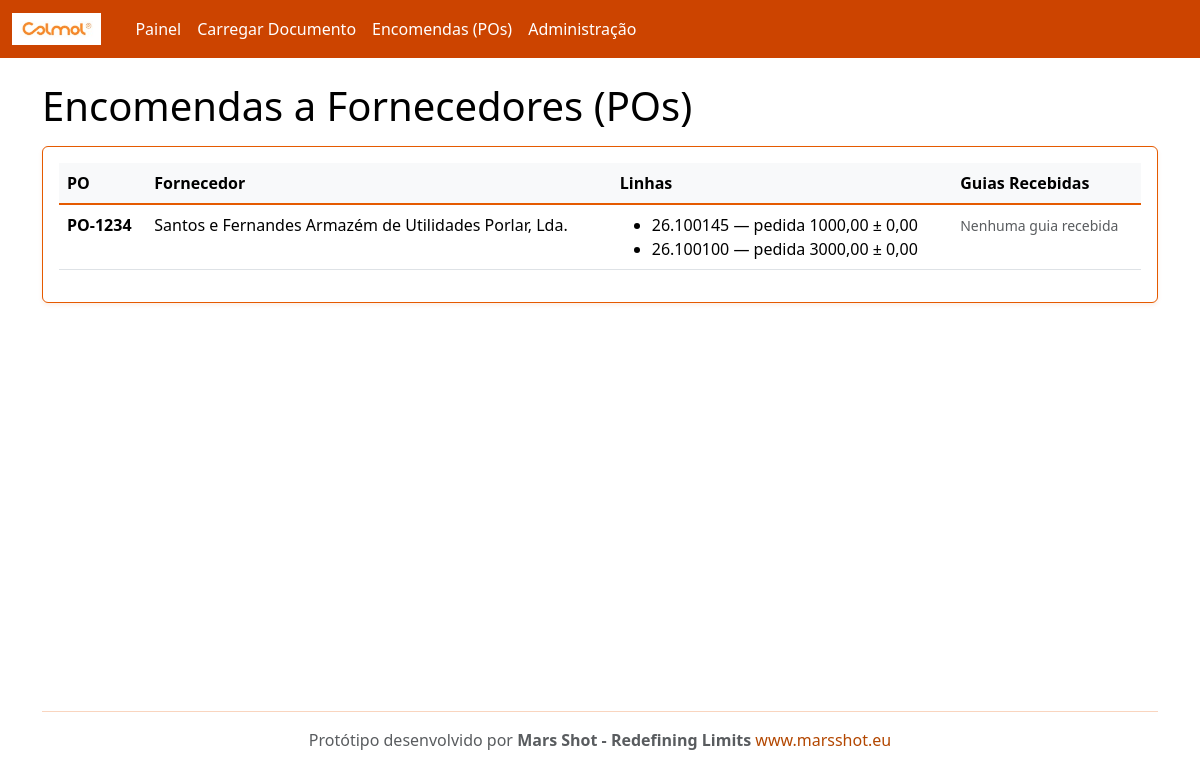
The page /po/ on the database as committed earlier.
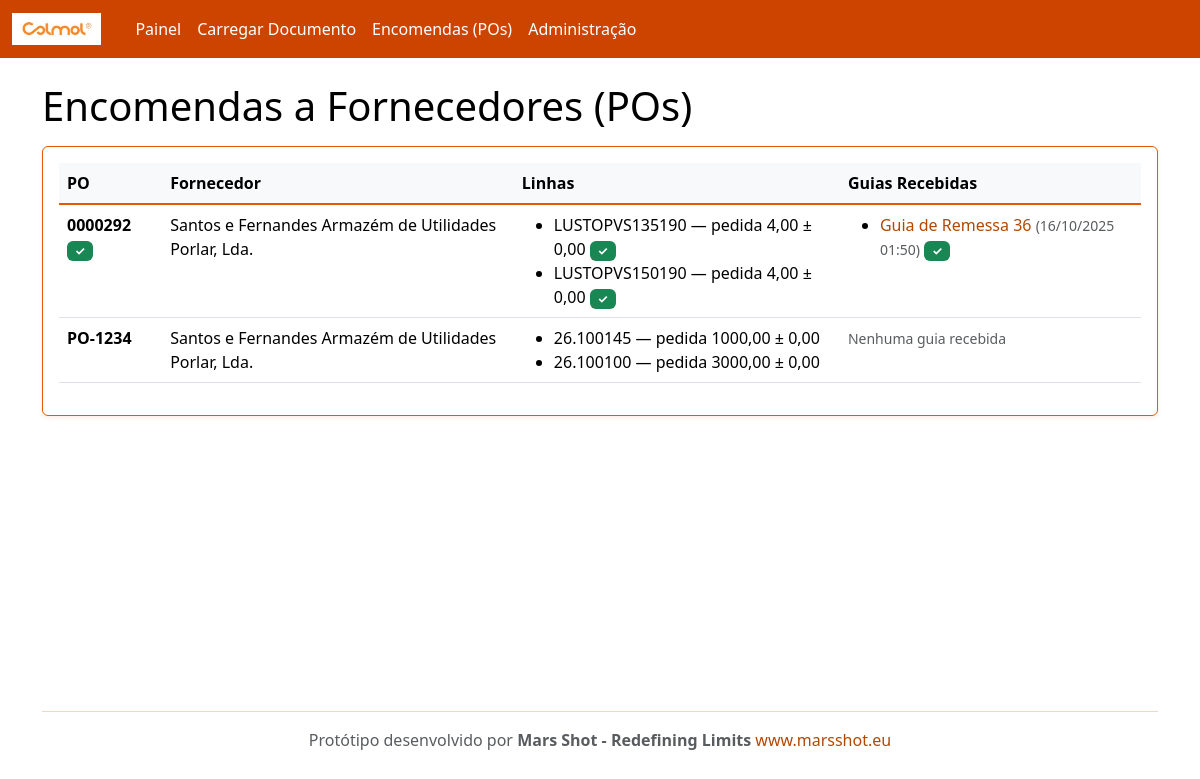
The same page on the database as committed later.
### rececao/models.py (models this page shows, shortened)
class PurchaseOrder(models.Model):
    number = models.CharField(max_length=100, unique=True)
    supplier = models.ForeignKey(Supplier, on_delete=models.CASCADE, related_name='purchase_orders')
    created_at = models.DateTimeField(auto_now_add=True)
    @property
    def is_complete(self):
        lines = self.lines.all()
        if not lines.exists():
            return False
        return all(line.is_complete for line in lines)

class Supplier(models.Model):
    name = models.CharField(max_length=200, unique=True)
    email = models.EmailField(blank=True, null=True)
    code = models.CharField(max_length=50, unique=True)

class POLine(models.Model):
    po = models.ForeignKey(PurchaseOrder, on_delete=models.CASCADE, related_name='lines')
    internal_sku = models.CharField(max_length=120)  # código interno Colmol
    description = models.CharField(max_length=255, blank=True)
    unit = models.CharField(max_length=20, default='UN')
    qty_ordered = models.DecimalField(max_digits=12, decimal_places=2)
    qty_received = models.DecimalField(max_digits=12, decimal_places=2, default=0)
    tolerance = models.DecimalField(max_digits=6, decimal_places=2, default=0)  # tolerância admitida
    class Meta:
        unique_together = ('po','internal_sku')
    @property
    def qty_remaining(self):
        return self.qty_ordered - self.qty_received
    @property
    def is_complete(self):
        return self.qty_remaining <= 0

class InboundDocument(models.Model):
    DOC_TYPES = (
        ('GR','Guia de Remessa'),
        ('FT','Nota de Encomenda'),
    )
    supplier = models.ForeignKey(Supplier, on_delete=models.CASCADE, related_name='inbound_docs')
    doc_type = models.CharField(max_length=2, choices=DOC_TYPES, default='GR')
    number = models.CharField(max_length=120)
    file = models.FileField(upload_to='inbound/')
    received_at = models.DateTimeField(auto_now_add=True)
    parsed_payload = models.JSONField(default=dict, blank=True)  # resultado do OCR/extração
    po = models.ForeignKey(PurchaseOrder, on_delete=models.SET_NULL, null=True, blank=True, related_name='inbound_docs')

### rececao/views.py (the view)
# urls.py: path('po/', views.po_list, name='po_list'),
def po_list(request):
    from django.db.models import Prefetch
    from .models import InboundDocument
    pos = PurchaseOrder.objects.all().order_by('-id').prefetch_related(
        'lines',
        Prefetch(
            'inbound_docs',
            queryset=InboundDocument.objects.filter(doc_type='GR').order_by('-received_at'),
            to_attr='guias_remessa'
        )
    )
    return render(request, 'po_list.html', {'pos': pos})

### templates/po_list.html
{% extends "base.html" %}
{% block content %}
<h1>Encomendas a Fornecedores (POs)</h1>
<div class="card p-3 mt-3">
  <table class="table table-hover">
    <thead><tr><th>PO</th><th>Fornecedor</th><th>Linhas</th><th>Guias Recebidas</th></tr></thead>
    <tbody>
      {% for p in pos %}
      <tr>
        <td>
          <strong>{{ p.number }}</strong>
          {% if p.is_complete %}
            <span class="badge bg-success">✓</span>
          {% endif %}
        </td>
        <td>{{ p.supplier.name }}</td>
        <td>
          <ul class="mb-0">
          {% for l in p.lines.all %}
            <li>
              {{ l.internal_sku }} — pedida {{ l.qty_ordered|floatformat:2 }} ± {{ l.tolerance|floatformat:2 }}
              {% if l.is_complete %}
                <span class="badge bg-success">✓</span>
              {% endif %}
            </li>
          {% endfor %}
          </ul>
        </td>
        <td>
          {% if p.guias_remessa %}
            <ul class="mb-0">
            {% for guia in p.guias_remessa %}
              <li>
                <a href="/inbound/{{ guia.id }}/" class="text-decoration-none">
                  {{ guia.get_doc_type_display }} {{ guia.number }}
                </a>
                <small class="text-muted">({{ guia.received_at|date:"d/m/Y H:i" }})</small>
                {% if guia.match_result %}
                  {% if guia.match_result.status == 'matched' %}
                    <span class="badge bg-success">✓</span>
                  {% elif guia.match_result.status == 'exceptions' %}
                    <span class="badge bg-warning">!</span>
                  {% endif %}
                {% endif %}
              </li>
            {% endfor %}
            </ul>
          {% else %}
            <small class="text-muted">Nenhuma guia recebida</small>
          {% endif %}
        </td>
      </tr>
      {% empty %}
      <tr><td colspan="4">Sem POs. Use o admin para criar dados de exemplo.</td></tr>
      {% endfor %}
    </tbody>
  </table>
</div>
{% endblock %}

### templates/base.html (shortened to what this page needs)
{% load static %}
<!doctype html>
<html lang="pt">
<head>
  <link href="https://cdn.jsdelivr.net/npm/bootstrap@5.3.3/dist/css/bootstrap.min.css" rel="stylesheet">
</head>
<body>
  <nav class="navbar navbar-expand-lg navbar-dark">
    <div class="container-fluid">
      <a class="navbar-brand d-flex align-items-center" href="/">
        <img src="{% static 'colmol-logo.png' %}" alt="Colmol" style="height: 32px; margin-right: 10px;">
      </a>
      <div class="collapse navbar-collapse" id="nav">
        <ul class="navbar-nav me-auto mb-2 mb-lg-0">
          <li class="nav-item"><a class="nav-link" href="/">Painel</a></li>
          <li class="nav-item"><a class="nav-link" href="/upload/">Carregar Documento</a></li>
          <li class="nav-item"><a class="nav-link" href="/po/">Encomendas (POs)</a></li>
          <li class="nav-item"><a class="nav-link" href="/admin/">Administração</a></li>
        </ul>
      </div>
    </div>
  </nav>
  <main class="container my-4">
    {% block content %}{% endblock %}
  </main>
  <footer class="container my-5">
    <hr class="border-secondary" />
    <div class="text-center">
      <p class="mb-0 text-muted">Protótipo desenvolvido por <strong>Mars Shot - Redefining Limits</strong> <a
          href="https://www.marsshot.eu" target="_blank" class="text-decoration-none">www.marsshot.eu</a></p>
    </div>
  </footer>
</body>
</html>

Rows that differ between the two databases and show on the page:
added PurchaseOrder: number "0000292", supplier.name "Santos e Fernandes Armazém de Utilidades Porlar, Lda."
added POLine: internal_sku "LUSTOPVS135190", qty_ordered "4,00", tolerance "0,00", shown under "0000292"
added POLine: internal_sku "LUSTOPVS150190", qty_ordered "4,00", tolerance "0,00", shown under "0000292"
added InboundDocument: doc_type "Guia de Remessa", number "36", received_at "16/10/2025 01:50"
